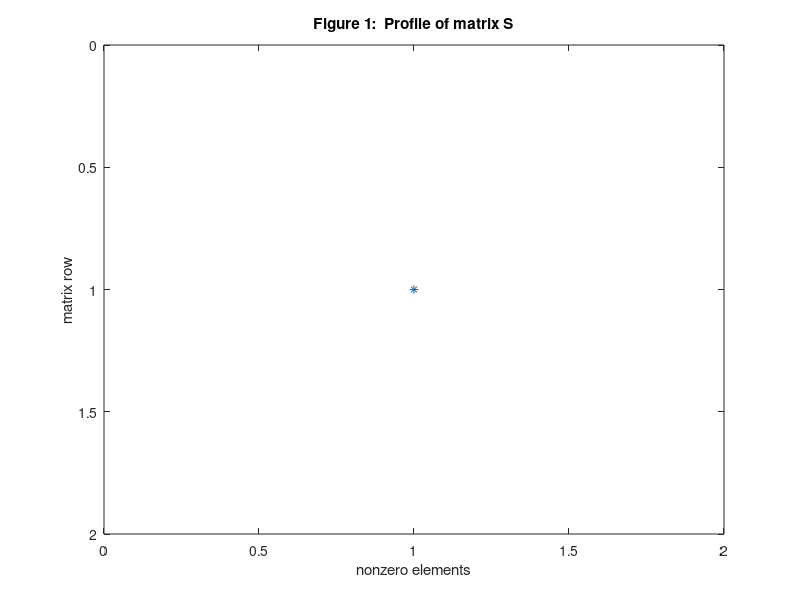

This chart was generated by the following MATLAB code: (Note: this script raises an error after producing the figure.)
%QGLAP computes a banded upper Hessenberg matrix S similar to %snorm*A.
%The last nonzero element in row k is element k of sband.
%Columns are reduced successively with Householder transformations.
%After column k is reduced, row k1 (the last unreduced row beyond column 
%k+1)is reduced with a householder transformation beyond column k+2.  
%Element S(k1,k+2) then has magnitude 
%equal to the 2-norm of S(k1,k+2:n) prior to reduction. If 
%|S(k1,k+2)/S(k1,k+1)| < tol, S(k1,k+2) is reduced to zero with a gaussian
%transformation and k1 is increased to k1+1.
%A file GI is also generated for recovery of X = GI*Y*GI^T.
%AX +XA' = C is solved for X by calling qgpar and adilap.
%Eigenvalues of A must lie in the right half plane bounded away
%from the imaginary axis and C must be SPD.
A = input('Matrix A is:');
if isempty(A)
    randn('seed',0)
    A = randn(30) + 5.5*eye(30);;
end
nA = length(A);
Xtr = zeros(nA);
C = input('matrix C is:');
if isempty(C)   
    C = rand(nA); C = C+C';
    c1 = min(eig(C));
    C = C + (.1+abs(c1))*eye(nA);
%This yields an spd C.    
end
myzero = 1e-14;
n = nA; snorm = 1/sqrt(norm(A,1)*norm(A,inf)); 
k1 = 1; 
S = snorm*A;
%This normalizes S so its eigenvalue magnitudes are bounded by unity.
CS = snorm*C;
GI = eye(n);
band = linspace(n,n,n); 
tol = input('Bound on gaussian multipliers is:');
if isempty(tol)
    tol = 1e3
end
%The 1-norm of S is initially around 1.  It has been observed that
%The 1-norm of the banded upper Hessenberg matrix similar to the initial S
%is of order magnitude less than tol.  Eigenvalues of the reduced matrix are
%reasonably close to those of S even when tol is large.  
                    for k = 1:n-2
kp1 = k+1; kp2 = k+2;kp3 = min(k+3,n);
colvec = S(kp1:n,k); Y = max(abs(colvec));
%The column is reduced with a HH transformation:
vk = S(kp1:n,k); 
    if vk(1) == 0
        sgn = 1
    else
        sgn = sign(vk(1));
    end
u1 = sgn*norm(vk,2);
uk = [u1;zeros(n-kp1,1)]; wk = uk + vk; nmk = wk'*wk;
HHk = eye(n-k) - 2*(wk*wk')/nmk;
S(kp1:n,k:n) = HHk*S(kp1:n,k:n);
CS(kp1:n,:) = HHk*CS(kp1:n,:);
S(k1:n,kp1:n) = S(k1:n,kp1:n)*HHk;
CS(:,kp1:n) = CS(:,kp1:n)*HHk;
S(kp2:n,k) = zeros(n-kp1,1); %To eliminate roundoff error.
%The column has been reduced.
%The matrix is banded above k.
GI(:,kp1:n) = GI(:,kp1:n)*HHk;
rowvec = S(k1,kp1:n); Z = max(abs(rowvec));
                            if k < n-2
nm = norm(S(k1,kp2:n),inf);
    if nm < myzero
%The row does not have to be reduced.        
        S(k1,kp2:n) = zeros(1,n-kp1);
        k1 = k1+1; band(k1) = kp1;
    else
%Row k1 is reduced beyond kp2 with a HH transformation .
vk = S(k1,kp2:n); 
    if vk(1) == 0
        sgn = 1
    else
        sgn = sign(vk(1));
    end
u1 = sgn*norm(vk,2);
uk = [u1 zeros(1,n-kp2)]; wk = uk + vk; nmk = wk*wk';
HHk = eye(n-kp1) - 2*(wk'*wk)/nmk;
S(k1:n,kp2:n) = S(k1:n,kp2:n)*HHk;
CS(:,kp2:n) = CS(:,kp2:n)*HHk;
GI(:,kp2:n) = GI(:,kp2:n)*HHk;
S(kp2:n,kp1:n) = HHk*S(kp2:n,kp1:n);
CS(kp2:n,:) = HHk*CS(kp2:n,:);
S(k1,kp3:n) = zeros(1,n-kp3+1); %To eliminate roundoff error.
band(k1) = kp2;
dm = S(k1,kp1);
           if abs(dm) > sqrt(myzero)
tolk = abs(S(k1,kp2)/dm);
			if tolk > tol
%Element S(k1,kp2) cannot be reduced with a gaussian transformation.
            else
%We reduce S(k1,kp2) to zero with a gaussian transformation.
w = S(k1,kp2)/dm;
S(k1+1:n,kp2) = S(k1+1:n,kp2) - w*S(k1+1:n,kp1);
CS(:,kp1) = CS(:,kp1) + w*CS(:,kp2);
S(k1,kp2) = 0;
S(kp1,kp1:n) = S(kp1,kp1:n) + w*S(kp2,kp1:n);
CS(kp1,:) = CS(kp1,:) + w*CS(kp2,:);
GI(:,kp2) = GI(:,kp2) - w*GI(:,kp1);
band(k1) = kp1; k1 = k1+1;
            end	
           end        
    end      
                            end %on k < n-2
                    end %on k =1:n-2
        if k1 == n-2
dm = S(k1,kp1);
           if abs(dm) > sqrt(myzero)
tolk = abs(S(k1,kp2)/dm);
			if tolk > tol
%Element S(k1,kp2) cannot be reduced with a gaussian transformation.
            else
%We reduce S(k1,kp2) to zero with a gaussian transformation.
w = S(k1,kp2)/dm;
S(k1+1:n,kp2) = S(k1+1:n,kp2) - w*S(k1+1:n,kp1);
CS(:,kp1) = CS(:,kp1) + w*CS(:,kp2);
S(k1,kp2) = 0;
S(kp1,kp1:n) = S(kp1,kp1:n) + w*S(kp2,kp1:n);
CS(kp1,:) = CS(kp1,:) + w*CS(kp2,:);
GI(:,kp2) = GI(:,kp2) - w*GI(:,kp1);
band(k1) = kp1; k1 = k1+1;
            end	
           end        
        end
k = n-1; 
sband = band;
%*******************S is banded upper Hessenberg****************
disp('1-norm of S is')
norm(S,1)
figure
spy(S);
hold on
title('Figure 1:  Profile of matrix S')
ylabel('matrix row'); xlabel('nonzero elements')
hold off
disp('number of elements beyond tridiagonal')
xtra = nnz(triu(S,2))
%ADI iteration parameters are determined:
errY = input('allowed error in Y')
    if isempty(errY)
        errY = 1e-6
    end
qgpar
usol = zeros(n);
adilap
    if Yerr > 10*errY
%Another set of ADI iterations is performed.        
        adilap
    end
X = GI*usol*GI';
disp('The estimated value for ||error in X||/||X|| is')
norm(C-A*X-X*A',1)/norm(C,1)
    if Xtr ~= zeros(nA)
disp('The true value for ||error in X||/||X|| is')
norm(X - Xtr,1)/norm(Xtr,1)
    end
return